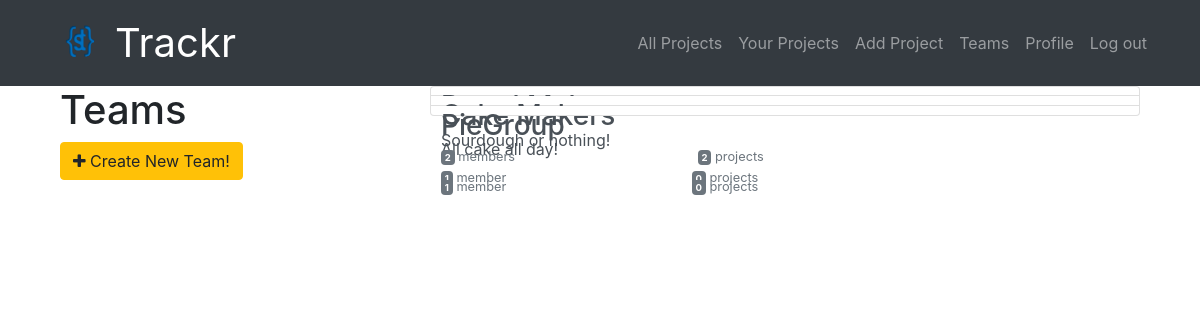
The app's page /teams/ (signed in), older data.
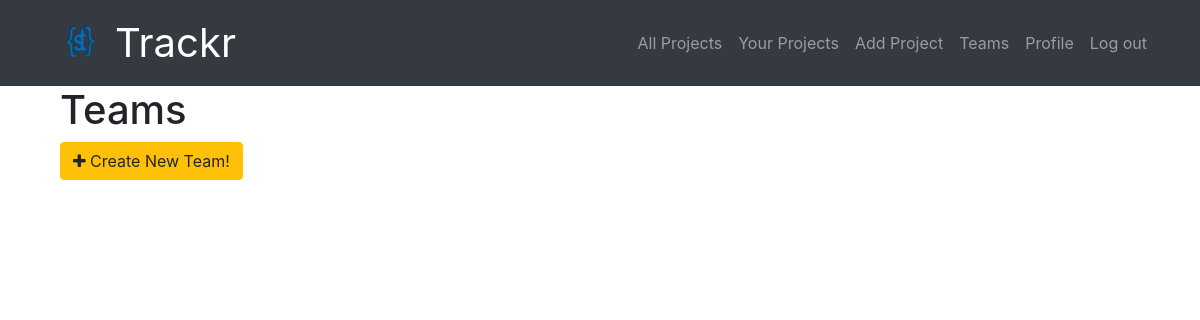
The same page, newer data.
### teams/models.py (models this page shows, shortened)
class Team(models.Model):
    name = models.CharField(max_length=255, unique=True)
    slug = models.SlugField(allow_unicode=True, unique=True)
    description = models.TextField(blank=True, default='')
    description_html = models.TextField(editable=False, default='', blank=True)
    members = models.ManyToManyField(User,through="TeamMember")
    class Meta:
        ordering = ["name"]

### teams/views.py (the view)
# urls.py: path('', views.ListTeams.as_view(), name="all"),
class ListTeams(LoginRequiredMixin,generic.ListView):
    model = Team
    member = TeamMember

### teams/templates/teams/team_list.html (shortened to what this page needs)
{% extends "teams/team_base.html" %}
{% load bootstrap4 %}
{% block pregroup %}
<div class="col-md-4">
	<div class="content">
			<h2 class='team-name'>Teams</h2>
	</div>
	{% if user.is_authenticated %}
	<a href="#teamFormModal" data-toggle="modal" data-target="#teamFormModal" class="btn btn-warning createTeam" role="button" id='addteam'><span class="fa fa-plus"></span> Create New Team!</a>
	{% endif %}
</div>
{% endblock %}
{% block group_content %}
<div class="col-md-8">
	<div class="list-group">
		{% for team in object_list %}
		<a href="{% url 'teams:single' slug=team.slug %}"
		class="list-group-item list-group-item-action flex-column align-items-start">
			<h3 class="mb-1">{{ team.name }}</h3>
			<p class="mb-1">{{ team.description_html|safe }}</p>
			<div class="d-flex w-40 justify-content-between">
				<small class="text-muted"><span class="badge badge-secondary">
					{{ team.members.count }}</span> member{{ team.members.count|pluralize }}</small>
				<small class="text-muted"><span class="badge badge-secondary">
					{{ team.projects.count }}</span> project{{ team.projects.count|pluralize }}</small>
			</div>
		</a>
		{% endfor %}
	</div>
</div>
{% endblock %}

Row changes from the older to the newer data that the page shows:
removed Team: description_html "Sourdough or nothing!", members.count "1", projects.count "0"
removed Team: description_html "All cake all day!", members.count "1", projects.count "0"
removed Team: name "PieGroup", members.count "2", projects.count "2"
